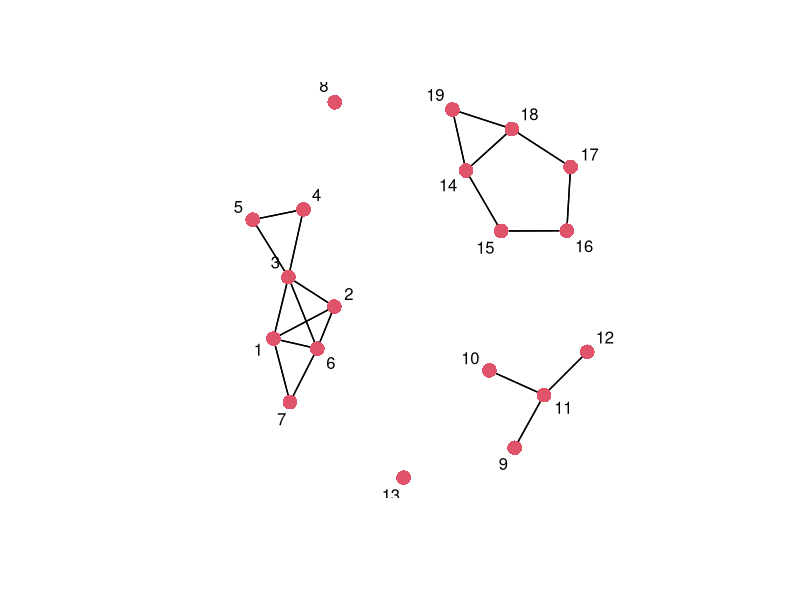
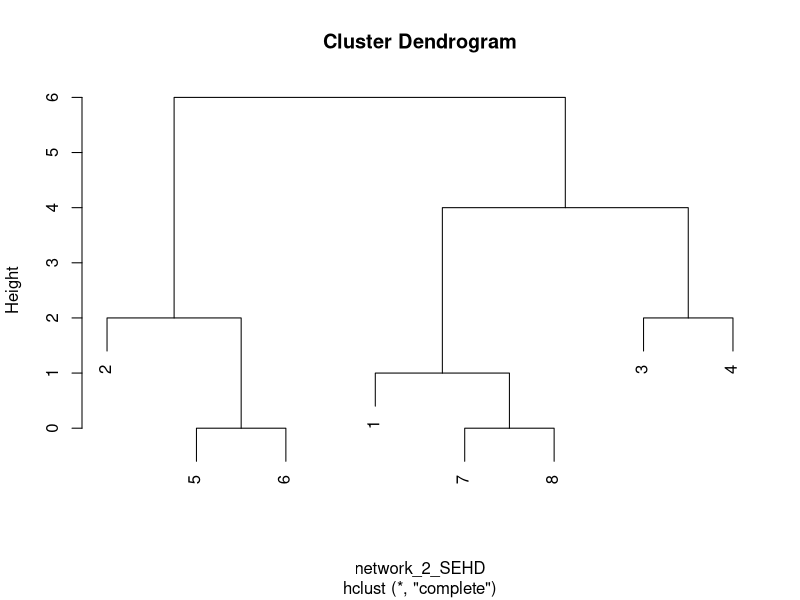
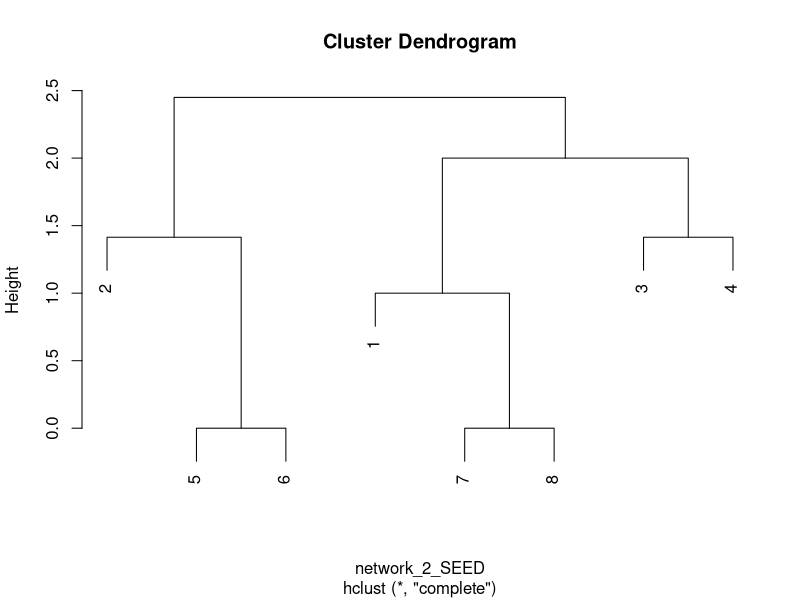

Here is the R script that generated these plots, in order:
#------
# Script on subgroups and equivalence / roles
# 18 Nov 2021
# Filip Agneessens
#------

library(sna)
# cliques

network<-matrix(c(
0,1,1,0,0,1,1,0,0,0,0,0,0,0,0,0,0,0,0,
1,0,1,0,0,1,0,0,0,0,0,0,0,0,0,0,0,0,0,
1,1,0,1,1,1,0,0,0,0,0,0,0,0,0,0,0,0,0,
0,0,1,0,1,0,0,0,0,0,0,0,0,0,0,0,0,0,0,
0,0,1,1,0,0,0,0,0,0,0,0,0,0,0,0,0,0,0,
1,1,1,0,0,0,1,0,0,0,0,0,0,0,0,0,0,0,0,
1,0,0,0,0,1,0,0,0,0,0,0,0,0,0,0,0,0,0,
0,0,0,0,0,0,0,0,0,0,0,0,0,0,0,0,0,0,0,
0,0,0,0,0,0,0,0,0,0,1,0,0,0,0,0,0,0,0,
0,0,0,0,0,0,0,0,0,0,1,0,0,0,0,0,0,0,0,
0,0,0,0,0,0,0,0,1,1,0,1,0,0,0,0,0,0,0,
0,0,0,0,0,0,0,0,0,0,1,0,0,0,0,0,0,0,0,
0,0,0,0,0,0,0,0,0,0,0,0,0,0,0,0,0,0,0,
0,0,0,0,0,0,0,0,0,0,0,0,0,0,1,0,0,1,1,
0,0,0,0,0,0,0,0,0,0,0,0,0,1,0,1,0,0,0,
0,0,0,0,0,0,0,0,0,0,0,0,0,0,1,0,1,0,0,
0,0,0,0,0,0,0,0,0,0,0,0,0,0,0,1,0,1,0,
0,0,0,0,0,0,0,0,0,0,0,0,0,1,0,0,1,0,1,
0,0,0,0,0,0,0,0,0,0,0,0,0,1,0,0,0,1,0),19,19)

gplot(network,
      displaylabels=TRUE,
      edge.lwd=0.5,
      vertex.lty = 0.5,
      usearrows=FALSE, 
      gmode="graph"
      )
clique.census(network, mode = "graph")

# ----
# Equivalence
network_2<-matrix(c(
  0,0,0,0,0,0,0,0,
  0,0,0,0,0,0,0,0,
  1,0,0,0,1,1,0,0,
  0,1,0,0,1,1,0,0,
  0,1,0,0,0,1,0,0,
  0,1,0,0,1,0,0,0,
  0,0,0,0,0,0,0,0,
  0,0,0,0,0,0,0,0),8,8,byrow=T)

# Hamming Structural Equivalence
network_2_SEH<-sedist(network_2, method="hamming")
network_2_SEH

## Clustering on hamming distance
network_2_SEHD<-as.dist(network_2_SEH)
network_2_SEHD_HC<-hclust(network_2_SEHD,method="complete")
plot(network_2_SEHD_HC)

# Euclidean Structural Equivalence
network_2_SEE<-sedist(network_2, method="euclidean")
network_2_SEE

## Clustering on euclidean distance
network_2_SEED<-as.dist(network_2_SEE)
network_2_SEED_HC<-hclust(network_2_SEED,method="complete")
plot(network_2_SEED_HC)
